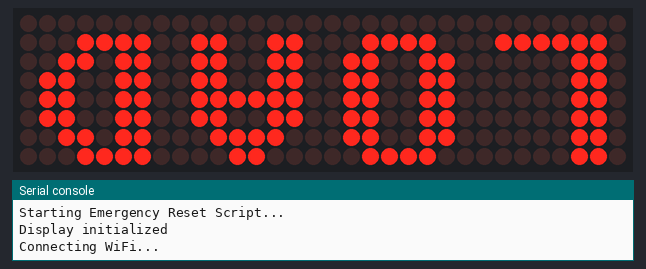
This program was run on a simulated ESP32 board running MicroPython. On the bench: 32×8 LED matrix, the last lines printed to the serial console. WiFi joins after 1.5 s; the clock reads 2024-03-15 10:24:30 at power-on unless the program sets it; values from a settings file that is not in the repository are placeholders; library files of the repository ran but are not shown: max7219.py. At 3.1 s the program stops and its outputs stay as they are.

Above: at 1.1 s.
At 3.1 s:
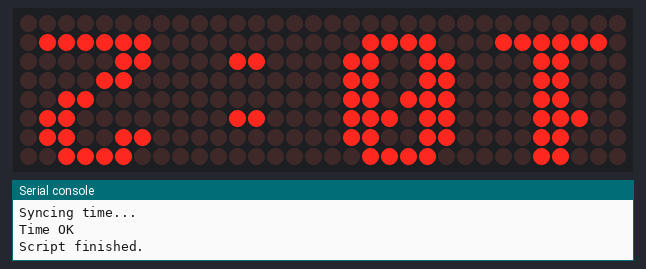

Measured:
- what the display in image 0 shows lasts 2.0 s, from 1.0 s to 3.0 s

The program:

emergency_run.py
```python
from machine import Pin, SPI
import time
from max7219 import Matrix8x8

# --- HARDWARE PINS (ESP32-C3) ---
SCK_PIN = 6
MOSI_PIN = 7
CS_PIN = 2

# SPI Setup
spi = SPI(1, baudrate=1000000, polarity=0, phase=0, sck=Pin(SCK_PIN), mosi=Pin(MOSI_PIN))
cs = Pin(CS_PIN, Pin.OUT)
display = Matrix8x8(spi, cs, 4)

print("Starting Emergency Reset Script...")
display.brightness(0)
display.fill(0)
display.show()
time.sleep(1)

display.brightness(1)
display.text("LOAD", 0, 0, 1)
display.show()
print("Display initialized")

import network

try:
    from wifi_secrets import WIFI_SSID, WIFI_PASSWORD as WIFI_PASS
except ImportError:
    WIFI_SSID = "YOUR_WIFI_SSID"
    WIFI_PASS = "YOUR_WIFI_PASSWORD"

wlan = network.WLAN(network.STA_IF)
wlan.active(True)
print("Connecting WiFi...")
wlan.connect(WIFI_SSID, WIFI_PASS)

for i in range(15):
    if wlan.isconnected():
        print("WiFi OK")
        display.fill(0)
        display.text("OK", 8, 0, 1)
        display.show()
        break
    time.sleep(1)

if not wlan.isconnected():
    print("WiFi FAIL")
    display.fill(0)
    display.text("FAIL", 0, 0, 1)
    display.show()
else:
    import ntptime
    print("Syncing time...")
    try:
        ntptime.settime()
        print("Time OK")
        now = time.localtime()
        display.fill(0)
        display.text("{:02d}:{:02d}".format(now[3], now[4]), 0, 0, 1)
        display.show()
    except:
        print("Sync FAIL")
        display.fill(0)
        display.text("TIME", 0, 0, 1)
        display.show()

print("Script finished.")
```
